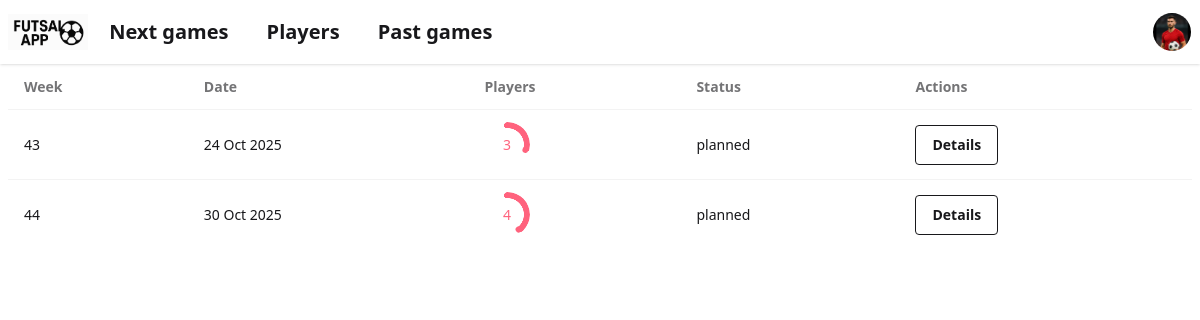
The app's page /games/, older data.
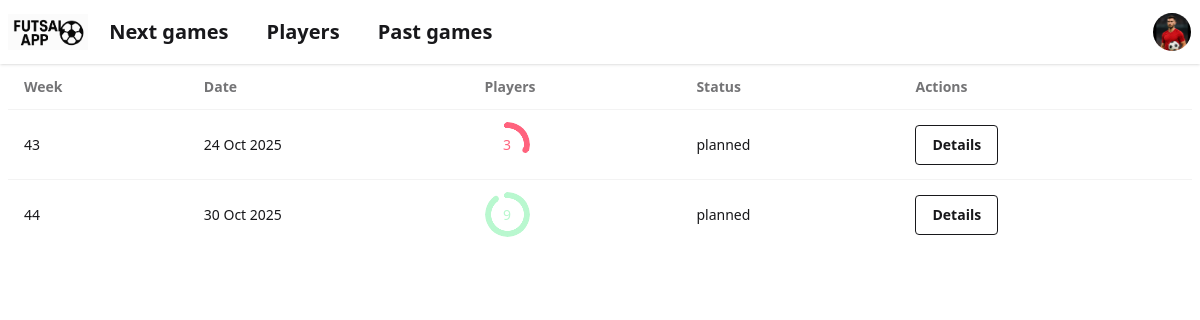
The same page, newer data.
### games/models.py (models this page shows, shortened)
class Game(models.Model):
    when = models.DateField()
    status = models.CharField(max_length=100, default='planned')
    description = models.TextField(null=True)
    slot_1 = models.IntegerField(null=True)
    slot_2 = models.IntegerField(null=True)
    slot_3 = models.IntegerField(null=True)
    slot_4 = models.IntegerField(null=True)
    slot_5 = models.IntegerField(null=True)
    slot_6 = models.IntegerField(null=True)
    slot_7 = models.IntegerField(null=True)
    slot_8 = models.IntegerField(null=True)
    slot_9 = models.IntegerField(null=True)
    slot_10 = models.IntegerField(null=True)
    def number_of_occupied_slots(self):
        slots = [
            self.slot_1, self.slot_2, self.slot_3, self.slot_4, self.slot_5,
            self.slot_6, self.slot_7, self.slot_8, self.slot_9, self.slot_10
        ]
        sum = 0
        for slot in slots:
            if slot not in (None, 0):
                sum += 1
        return sum

### games/views.py (the view)
# urls.py: path('', views.next_games, name='next_games_url'),
def next_games(request):
    found_games = Game.objects.filter(when__gte=datetime.today()).order_by('when').all()
    return render(request, 'games/next_games.html', {'games': found_games})

### games/templates/games/next_games.html (shortened to what this page needs)
{% extends 'index.html' %}
{% block content %}
    <table class="table">
        <thead>
        <tr>
            <th>Week</th>
            <th>Date</th>
            <th>Players</th>
            <th>Status</th>
            <th>Actions</th>
        </tr>
        </thead>
        <tbody>
        {% for game in games %}
            <tr>
                <td>{{ game.when|date:'W' }}</td>
                <td>{{ game.when|date:'d M Y' }}</td>
                <td>
                    {%  if game.number_of_occupied_slots == 9 %}
                        <div class="radial-progress text-green-200" style="--size:45px; --thickness: 0.4rem; --value:{{ game.number_of_occupied_slots }}*10;" aria-valuenow="{{ game.number_of_occupied_slots }}" role="progressbar">{{ game.number_of_occupied_slots }}</div>
                    {%  endif %}
                    {%  if game.number_of_occupied_slots <= 7 %}
                        <div class="radial-progress text-error" style="--size:45px; --thickness: 0.4rem; --value:{{ game.number_of_occupied_slots }}*10;" aria-valuenow="{{ game.number_of_occupied_slots }}" role="progressbar">{{ game.number_of_occupied_slots }}</div>
                    {%  endif %}
                </td>
                <td>{{ game.status }}</td>
                <td><a href="{% url 'game_details_url' game_id=game.id %}" class="btn btn-outline">Details</a></td>
            </tr>
        {% endfor %}
        </tbody>
    </table>
{% endblock content %}

Row changes from the older to the newer data that the page shows:
changed Game "30 Oct 2025": slot_1 empty → 1 (drawn); number_of_occupied_slots "4" → "9"
